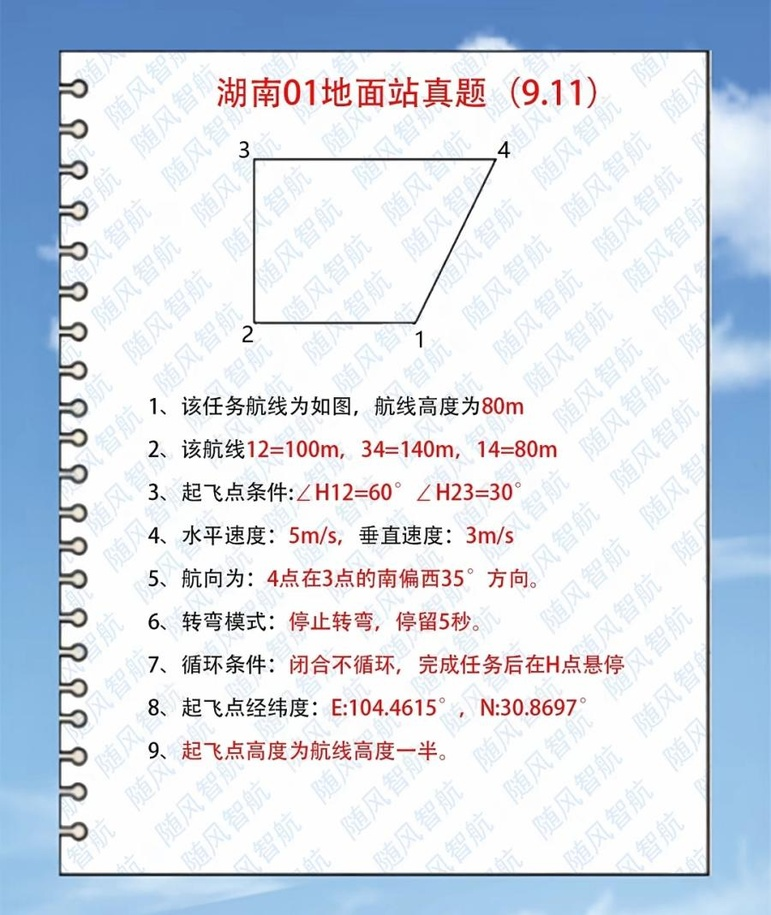
#> input picture tests/fixtures/trapezoid_card.jpg, 771 x 915 px, shrunk from 900 x 1069 before the run
$ python -i diagram_crop.py   (imports and definitions only)
#> lines starting #> are read from the running program, lines starting #| are printed output that depends on the picture; after the words box and inside, x2 and y2 are one past the last pixel; in counts of white or black regions, pixels touching at a corner belong together
# -*- coding: utf-8 -*-
"""從題卡掃描圖中尋找完整的原始航線圖形區域。"""


def diagram_bounds(gray):
    """合併彼此相鄰的斷裂線段，回傳圖形外框 (x, y, w, h)。"""
    try:
        import cv2
        import numpy as np
    except ImportError:
        return None

    if gray is None or len(gray.shape) != 2:
        return None
    height, width = gray.shape
    if width < 80 or height < 100:
        return None

    mask = cv2.threshold(gray, 145, 255, cv2.THRESH_BINARY_INV)[1]
    # 只补细线的抗锯齿断口；大核会把图形、编号和下方正文粘成一块。
    bridge = 3
    mask = cv2.morphologyEx(
        mask, cv2.MORPH_CLOSE,
        np.ones((bridge, bridge), dtype=np.uint8))
    contours = cv2.findContours(
        mask, cv2.RETR_EXTERNAL, cv2.CHAIN_APPROX_SIMPLE)[-2]

    candidates = []
    min_w = max(24, int(width * 0.07))
    min_h = max(28, int(height * 0.055))
    for contour in contours:
        x, y, w, h = cv2.boundingRect(contour)
        ratio = w / float(max(1, h))
        vertical_edge = h > height * .12 and w < width * .03
        if ((not vertical_edge and (w < min_w or h < min_h or
                not 0.18 <= ratio <= 5.6)) or
                x < width * 0.025 or x + w > width * 0.975 or
                y < height * 0.07 or y + h > height * 0.80):
            continue
        candidates.append((x, y, w, h))
    if not candidates:
        return None

    seed = max(candidates, key=lambda box: box[2] * box[3])
    cluster = [seed]
    bounds = list(seed)
    gap_limit = max(10, min(28, int(max(width, height) * 0.012)))

    def axis_gap(a0, a1, b0, b1):
        if a1 < b0:
            return b0 - a1
        if b1 < a0:
            return a0 - b1
        return 0

    remaining = [box for box in candidates if box != seed]
    changed = True
    while changed:
        changed = False
        bx, by, bw, bh = bounds
        for box in tuple(remaining):
            x, y, w, h = box
            dx = axis_gap(bx, bx + bw, x, x + w)
            dy = axis_gap(by, by + bh, y, y + h)
            if dx <= gap_limit and dy <= gap_limit:
                cluster.append(box)
                remaining.remove(box)
                left = min(bx, x)
                top = min(by, y)
                right = max(bx + bw, x + w)
                bottom = max(by + bh, y + h)
                bounds = [left, top, right - left, bottom - top]
                changed = True
                bx, by, bw, bh = bounds

    x, y, w, h = bounds
    # 编号、角度和方向箭头通常独立于航线连通域，留出完整标注边距。
    pad_x = max(12, int(width * 0.13))
    pad_y = max(12, int(height * 0.045))
    left = max(0, x - pad_x)
    top = max(0, y - pad_y)
    right = min(width, x + w + pad_x)
    bottom = min(height, y + h + pad_y)
    # 边距遇到整行正文或横幅时收住，避免把正文半行带进图形。
    dark = gray < 145
    ink_rows = dark.sum(axis=1)
    solid_rows = (gray < 90).sum(axis=1)
    for row in range(y - 1, top - 1, -1):
        if ink_rows[row] > width * .28:
            top = row + 3
            break
    # 还要查看边距外的后半行；否则裁切线落在文字上沿时，尚未达到
    # 密集行阈值，仍会留下半行字。
    scan_end = min(height, bottom + max(12, int(height * .035)))
    for row in range(y + h, scan_end):
        xs = np.flatnonzero(dark[row])
        text_row = (len(xs) > width * .01 and xs[-1] - xs[0] > width * .70)
        runs = 1 + np.count_nonzero(np.diff(xs) > 3) if len(xs) else 0
        short_text_row = (len(xs) > width * .06 and
                          xs[-1] - xs[0] > width * .35 and runs >= 12)
        if ink_rows[row] > width * .28 or text_row or short_text_row:
            # 从正文密集行回溯到该行的第一个笔画，不能截留半行字。
            start = row
            while start > y + h and solid_rows[start - 1] > width * .003:
                start -= 1
            # 少数原图把正文和末端编号排在同一高度；此时保留原图
            # 边距，不能为了去掉正文而一起截断编号。
            if start - 2 < y + h + 10:
                return None
            bottom = max(y + h, min(bottom, start - 2))
            break
    return left, top, right - left, bottom - top

>>> import cv2
>>> picture = cv2.imread('../tests/fixtures/trapezoid_card.jpg', cv2.IMREAD_GRAYSCALE)
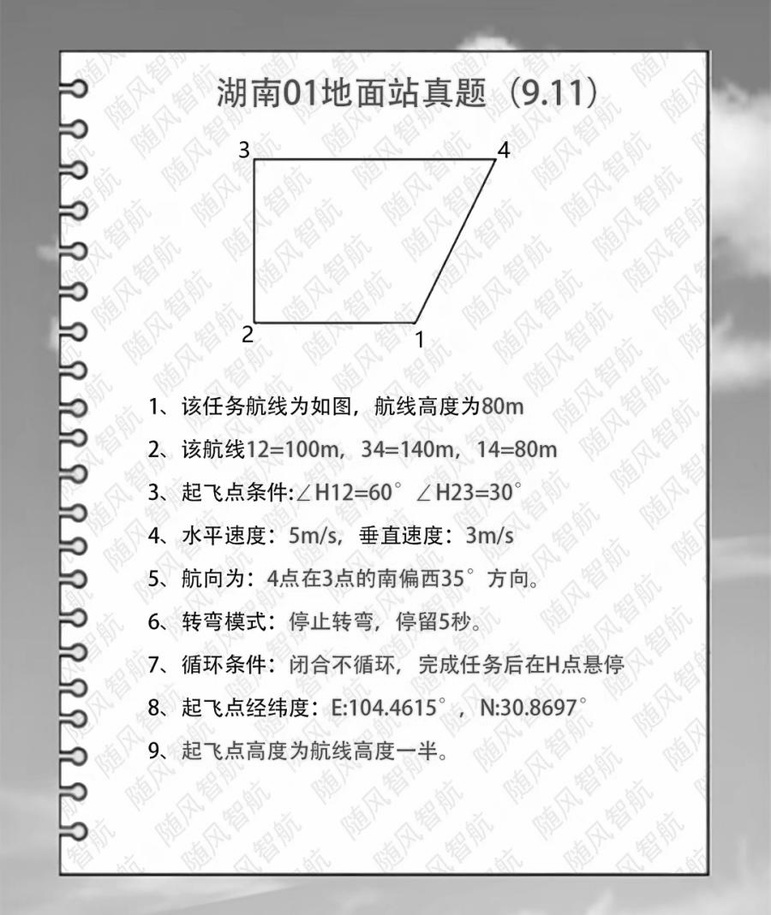
#> picture: shape (915, 771); min 0, max 255, mean 219.7
>>> result = diagram_bounds(picture)
#> in diagram_bounds, `mask = cv2.threshold(gray, 145, 255, cv2.THRESH_BINARY_INV)[1]`:
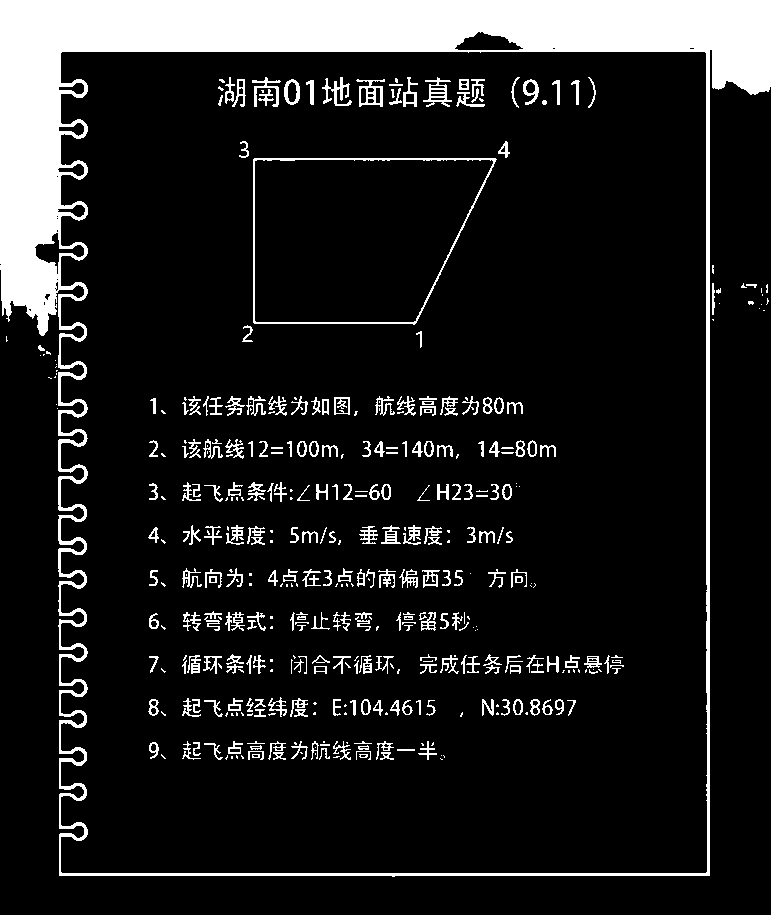
#> mask: shape (915, 771); 12.7% white; 426 white regions (168 under 20 px), largest, box (x1, y1, x2, y2) and area: (0, 0, 771, 877) 67741, (253, 158, 497, 325) 1575, (356, 79, 385, 107) 339
#> in diagram_bounds, `mask = cv2.morphologyEx( mask, cv2.MORPH_CLOSE, np.ones((bridge, bridg..`:
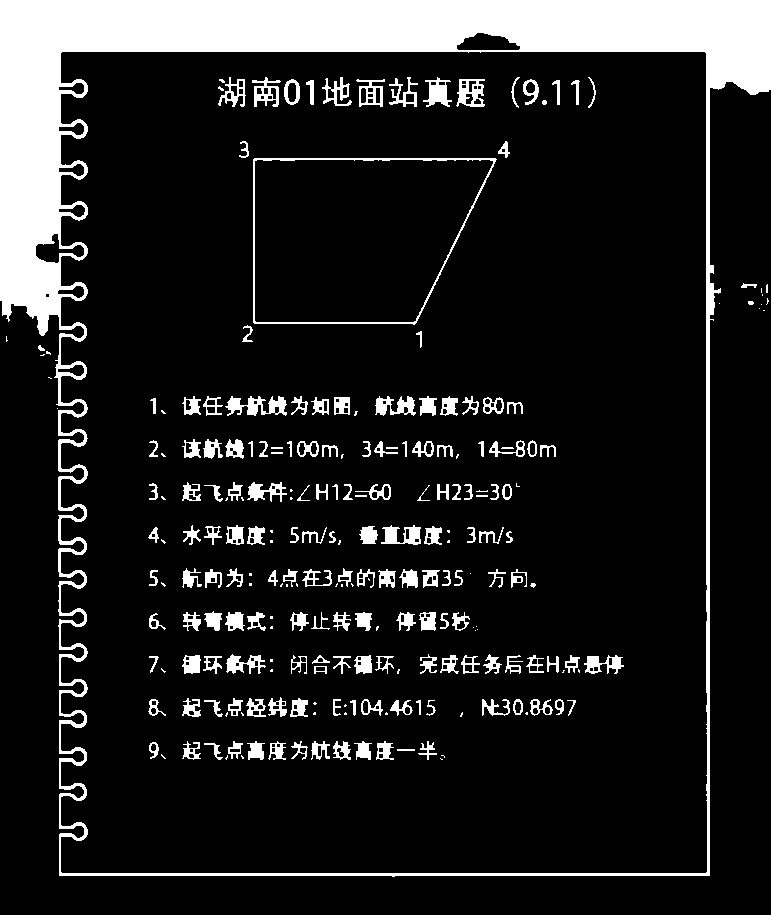
#> mask: shape (915, 771); 13.5% white; 242 white regions (71 under 20 px)
#> in diagram_bounds, `contours = cv2.findContours( mask, cv2.RETR_EXTERNAL, cv2.CHAIN_APPROX..`: contours = 17 contours, 15 with area under 20; largest, box (x1, y1, x2, y2) and area: (0, 0, 771, 877) 590560, (741, 283, 757, 288) 27
#> the loop in diagram_bounds, `for contour in contours:` made 17 passes
#> (x, y, w, h, ratio) on passes 1, 2, 3, 4, 5, 8, 9, 10, 11, 12, 16, 17: (57, 408, 1, 1, 1), (48, 377, 4, 2, 2), (40, 354, 5, 2, 2.5), (46, 351, 5, 4, 1.25), (38, 345, 7, 6, 1.17), (759, 308, 1, 1, 1), (761, 304, 1, 1, 1), (719, 303, 1, 1, 1), (748, 301, 6, 4, 1.5), (766, 298, 3, 7, 0.429), (741, 283, 16, 5, 3.2), (0, 0, 771, 877, 0.879)
#> (contour, x, y, w, h, ratio) on passes 6, 7, 13, 14, 15: ([[6, 336], [6, 341], [7, 340], [6, 339]], 6, 336, 2, 6, 0.333), ([[763, 310], [764, 310]], 763, 310, 2, 1, 2), ([[762, 294], [762, 295]], 762, 294, 1, 2, 0.5), ([[761, 288], [761, 292]], 761, 288, 1, 5, 0.2), ([[767, 284], [766, 285], [766, 292], [767, 292]], 766, 284, 2, 9, 0.222)
#> after the loop in diagram_bounds, `for contour in contours:`: candidates = []
